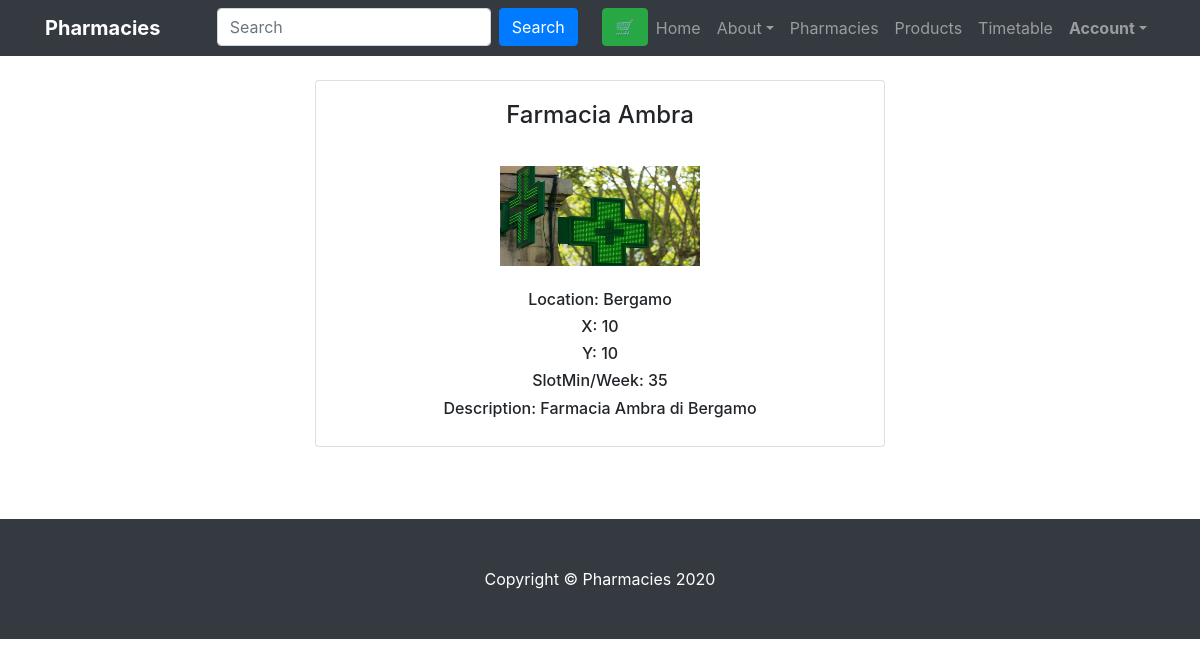
Page /shop/pharmacies/1/ on the committed database.
### shop/models.py (models this page shows, shortened)
class Pharmacy(models.Model):
    id = models.AutoField(primary_key=True)
    owner = models.ForeignKey(User, on_delete=CASCADE)
    name = models.CharField(max_length=250)
    image = models.ImageField(upload_to='pharmacy_pics', blank="x.img")
    x = models.IntegerField(default=0, validators=[MinValueValidator(0), MaxValueValidator(100)])
    y = models.IntegerField(default=0, validators=[MinValueValidator(0), MaxValueValidator(100)])
    slot4hMinWeek = models.IntegerField(default=0, validators=[MinValueValidator(0), MaxValueValidator(42)])  # 24/4 * 7
    location = models.CharField(max_length=250, choices=city_choices)
    description = models.TextField(blank=True)
    active = models.BooleanField(default=True)
    created = models.DateTimeField(auto_now_add=True)
    modified = models.DateTimeField(auto_now=True)
    class Meta:
        verbose_name_plural = "Pharmacies"

### shop/views.py (the view)
# urls.py: path('pharmacies/<id>/', views.pharmacy_detail, name='pharmacies_detail'),
def pharmacy_detail(request, id):
    pharmacy = Pharmacy.objects.get(active=True, id=id)
    return render(request, 'shop/pharmacies_detail.html', {'pharmacy': pharmacy})

### shop/templates/shop/pharmacies_detail.html (shortened to what this page needs)
{% extends "shop/base.html" %}
{% load bootstrap4 %}
{% block content %}
    <center>
        <br>
        <div class="col-lg-6 col-md-6 mb-6">
            <div class="card h-100">
                <div class="card-body">
                    <h4 class="card-title">{{ pharmacy.name }}</h4>
                    <br>
                    <img src="/media/{{ pharmacy.image }}" width="200" height="100">
                    <br>
                    <br>
                    <h6>Location: {{ pharmacy.location }}</h6>
                    <h6>X: {{ pharmacy.x }}</h6>
                    <h6>Y: {{ pharmacy.y }}</h6>
                    <h6>SlotMin/Week: {{ pharmacy.slot4hMinWeek }}</h6>
                    <h6>Description: {{ pharmacy.description }}</h6>
                </div>
            </div>
        </div>
    </center>
    <br>
    <br>
{% endblock %}

### authentication/static/css/shop-homepage.css (style rules this page uses)
body { padding-top: 56px; }

### rows in the picture
Pharmacy: name "Farmacia Ambra", image (picture), location "Bergamo", x "10", y "10", slot4hMinWeek "35", description "Farmacia Ambra di Bergamo"
